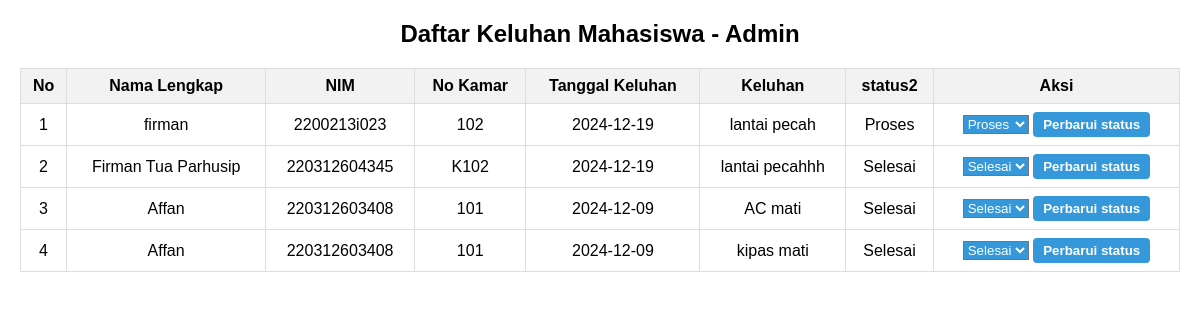
Page /admin/keluhanadmin.php on the committed database.
### tables this page shows
CREATE TABLE `keluhan` (
  `id_keluhan` int(11) NOT NULL,
  `nama_lengkap` varchar(100) NOT NULL,
  `nim` varchar(20) NOT NULL,
  `kode_kamar` varchar(10) NOT NULL,
  `tanggal_keluhan` date NOT NULL,
  `keluhan` text NOT NULL,
  `status2` enum('Ditolak','Belum','Proses','Selesai') DEFAULT 'Belum',
  `created_at` timestamp NOT NULL DEFAULT current_timestamp()
);

### admin/keluhanadmin.php (the view, shortened to what this page needs)
<?php
$host = "localhost";
$user = "root";
$pass = "";
$db   = "asramakita";
$koneksi = mysqli_connect($host, $user, $pass, $db);
$query = "SELECT * FROM keluhan ORDER BY tanggal_keluhan DESC";
$result = mysqli_query($koneksi, $query);
?>
<!DOCTYPE html>
<html lang="id">
<head>
</head>
<body>
    <h2>Daftar Keluhan Mahasiswa - Admin</h2>
    <table>
        <thead>
            <tr>
                <th>No</th>
                <th>Nama Lengkap</th>
                <th>NIM</th>
                <th>No Kamar</th>
                <th>Tanggal Keluhan</th>
                <th>Keluhan</th>
                <th>status2</th>
                <th>Aksi</th>
            </tr>
        </thead>
        <tbody>
            <?php
            $no = 1;
            while ($data = mysqli_fetch_assoc($result)) {
                echo "<tr>";
                echo "<td>" . $no++ . "</td>";
                echo "<td>" . htmlspecialchars($data['nama_lengkap']) . "</td>";
                echo "<td>" . htmlspecialchars($data['nim']) . "</td>";
                echo "<td>" . htmlspecialchars($data['kode_kamar']) . "</td>";
                echo "<td>" . htmlspecialchars($data['tanggal_keluhan']) . "</td>";
                echo "<td>" . htmlspecialchars($data['keluhan']) . "</td>";
                echo "<td>" . htmlspecialchars($data['status2']) . "</td>";
                echo "<td>";
                echo "<form method='POST' style='display:inline;'>
                        <input type='hidden' name='id_keluhan' value='" . $data['id_keluhan'] . "'>
                        <select name='update_status2' class='btn'>
                            <option value='Belum' " . ($data['status2'] == 'Belum' ? 'selected' : '') . ">Belum</option>
                            <option value='Proses' " . ($data['status2'] == 'Proses' ? 'selected' : '') . ">Proses</option>
                            <option value='Selesai' " . ($data['status2'] == 'Selesai' ? 'selected' : '') . ">Selesai</option>
                            <option value='Ditolak' " . ($data['status2'] == 'Ditolak' ? 'selected' : '') . ">Ditolak</option>
                        </select>
                        <button type='submit' class='btn'>Perbarui status</button>
                      </form>";
                echo "</td>";
                echo "</tr>";
            }
            ?>
        </tbody>
    </table>
</body>
</html>

### admin/keluhanadmin.php (style rules this page uses)
body { font-family: Arial, sans-serif; margin: 20px; }
h2 { text-align: center; }
table { width: 100%; border-collapse: collapse; margin-top: 20px; }
th, td { border: 1px solid #ddd; padding: 8px; text-align: center; }
th { background-color: #f2f2f2; }
button { padding: 5px 10px; cursor: pointer; border: none; border-radius: 4px; font-weight: bold; }
.btn { background-color: #3498db; color: white; }

### rows in the picture
keluhan: nama_lengkap "firman", nim "2200213i023", kode_kamar "102", tanggal_keluhan "2024-12-19", keluhan "lantai pecah", status2 "Proses", update_status2 "Proses"
keluhan: nama_lengkap "Firman Tua Parhusip", nim "220312604345", kode_kamar "K102", tanggal_keluhan "2024-12-19", keluhan "lantai pecahhh", status2 "Selesai", update_status2 "Selesai"
keluhan: nama_lengkap "Affan", nim "220312603408", kode_kamar "101", tanggal_keluhan "2024-12-09", keluhan "AC mati", status2 "Selesai", update_status2 "Selesai"
keluhan: nama_lengkap "Affan", nim "220312603408", kode_kamar "101", tanggal_keluhan "2024-12-09", keluhan "kipas mati", status2 "Selesai", update_status2 "Selesai"
